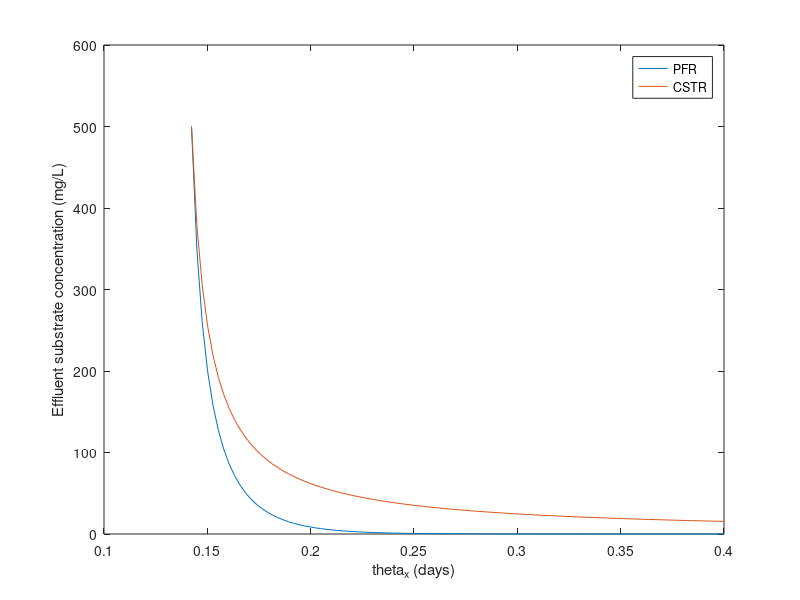
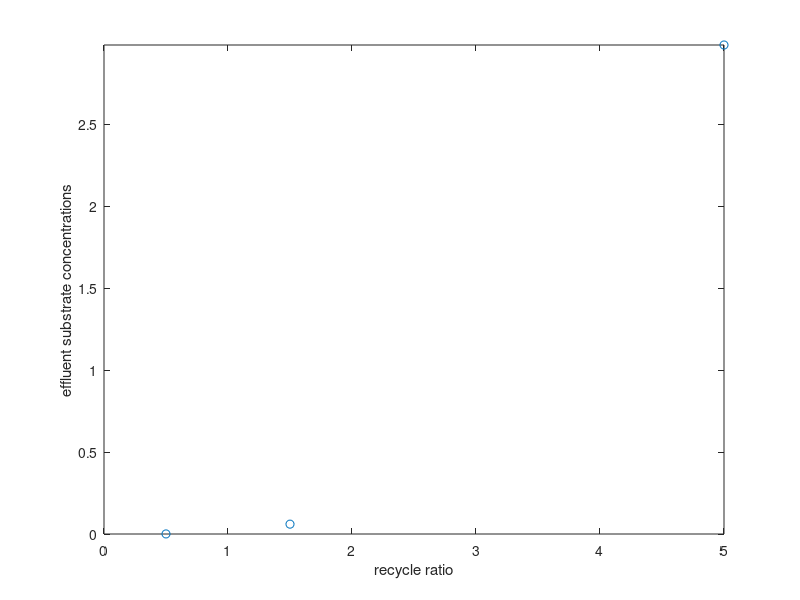

Reproduce these figures in MATLAB, in order.

%solids retention time
theta_x = .4;

%kinetic constants
b = .05;
Y = .5;
q_hat = 15;
K = 30;
S_0 = 500;
Q = 10000;
Qr = 15000;
r = Qr/Q

%% CSTR
theta_min_c = (K+S_0)/((S_0*(Y*q_hat - b)) - b*K)

%% PFR
fun = @(S)   1/theta_x + b - ( (Y*q_hat*(S_0-S))/( (S_0-S) + ((1+r)*log((r*S+S_0)/((1+r)*S)))*K  ) );

x0 = [.0001 600]; %interval to search for solutions

S = fzero(fun,x0) %find roots of nonlinear function 

%if "no" treatment is occuring
S = 499.9999999999999;
fun2 = @(theta_x)   1/theta_x + b - ( (Y*q_hat*(S_0-S))/( (S_0-S) + ((1+r)*log((r*S+S_0)/((1+r)*S)))*K  ) );
x1 = [.0001 600]; %interval to search for solutions
theta_min_p = fzero(fun2,x1); %find roots of nonlinear function 
%.1342 days/.1423 if you don't get ridiculous with the 9's

%% plotting (part iii)
 
thetas = linspace(theta_min_c, .4, 100);

for i = 1:length(thetas)
    fun = @(S)   1/thetas(i) + b - ( (Y*q_hat*(S_0-S))/( (S_0-S) + ((1+r)*log((r*S+S_0)/((1+r)*S)))*K  ) );
    s_pfr(i) = fzero(fun,x0);
    s_cstr(i) = K*(1+(b*thetas(i)))/((Y*q_hat*thetas(i) - (1 + (b*thetas(i)))));
end
figure()
plot(thetas, s_pfr, thetas, s_cstr)
xlabel('theta_x (days)')
ylabel('Effluent substrate concentration (mg/L)')
legend('PFR', 'CSTR')

%% plots (part iv)
theta = 0.3;
r_var = [0.5, 1.5, 5]; 
s_pfr_r_var = zeros(1, length(r_var));

%r_var = linspace(.5, 200, 300);
for i = 1:length(r_var)
    fun = @(S)   1/theta + b - ( (Y*q_hat*(S_0-S))/( (S_0-S) + ((1+r_var(i))*log((r_var(i)*S+S_0)/((1+r_var(i))*S)))*K  ) );
    s_pfr_r_var(i) = fzero(fun,x0);
end
figure()
plot(r_var, s_pfr_r_var,'o')
xlabel('recycle ratio')
ylabel('effluent substrate concentrations')
axis([0 inf 0 inf]) 
%levels off (~24.61!, though at 5 it looks like it keeps increasing.

%change in gradient when getting clearer influent

%

%% 


